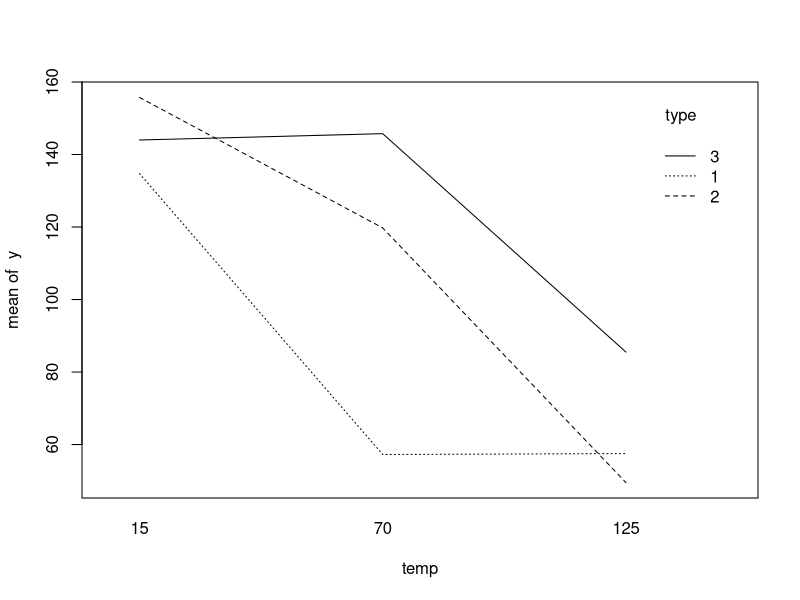
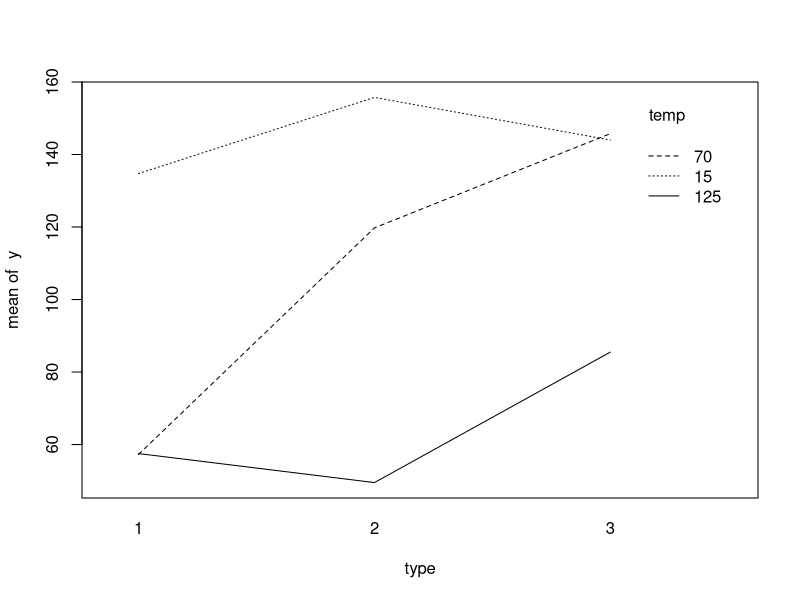
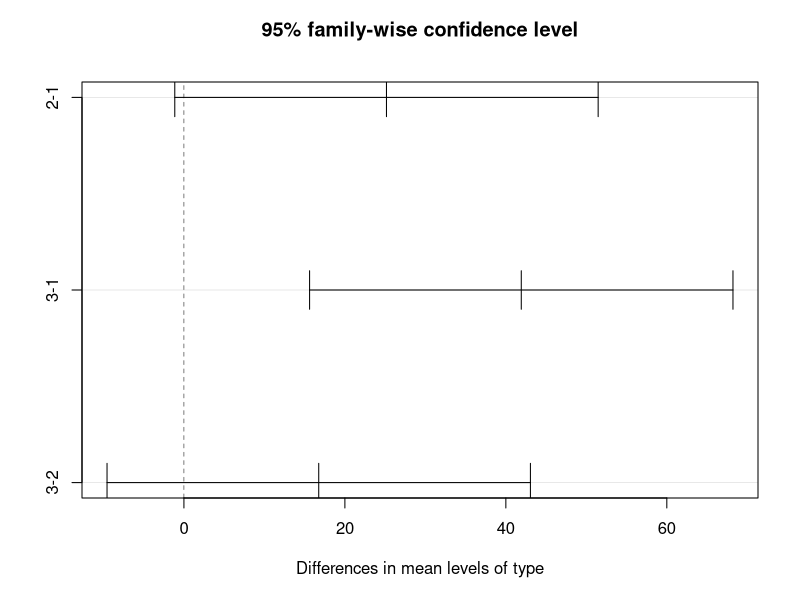
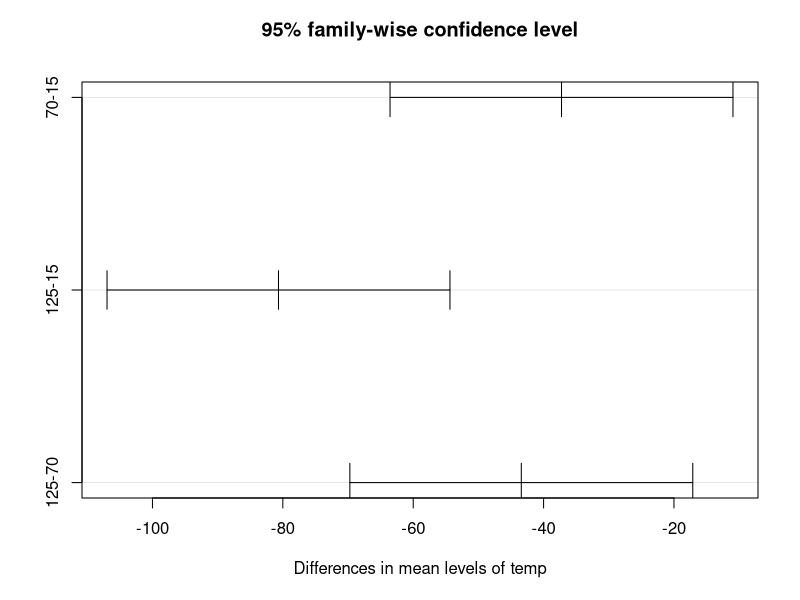
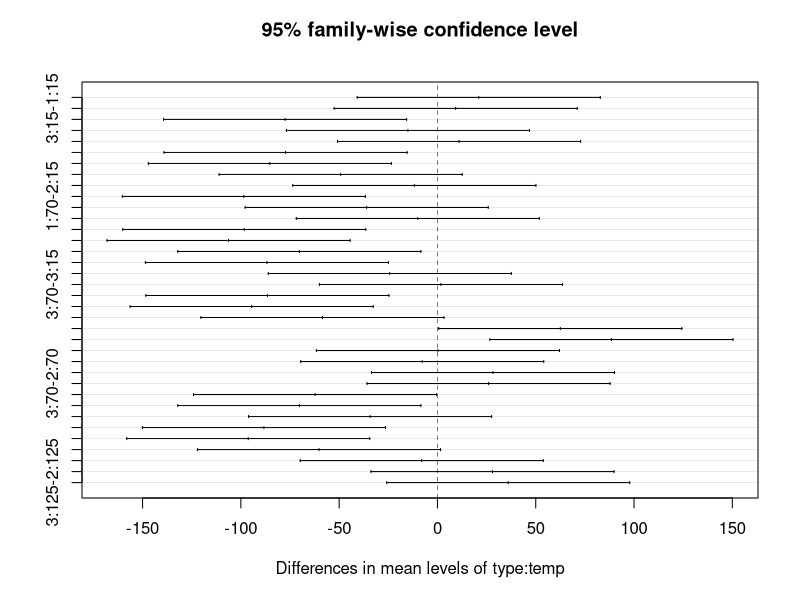
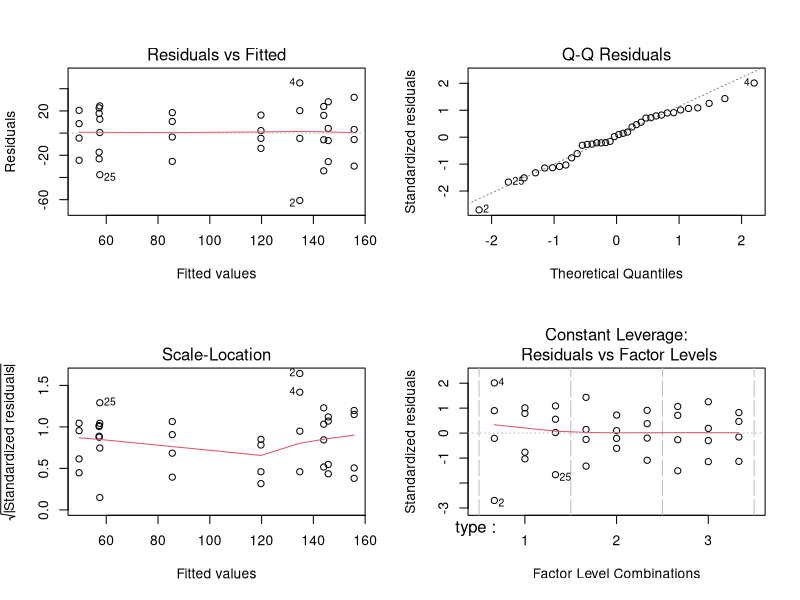

These figures' R source, in order:
## ---- chunk 1
#Factorial Design
y <- c( 130,74,155,180,150,159, 188, 126, 138, 168, 110, 160, 34, 80, 40, 
75, 136, 106, 122, 115,174, 150, 120, 139, 20, 82, 70, 58, 25, 58, 70, 
45, 96, 82, 104, 60)
type <- gl(3, 4,36)
temp<-gl(3,12,36,labels = c("15","70","125"))
data.frame(y=y,type=type,temp=temp)

#One way anova test
life_anova<-aov(y~ type*temp)
summary(life_anova)

#We can conclude that interaction of material type and temperature is significant.And also both main effects are significant.

interaction.plot(temp,type,y)
interaction.plot(type,temp,y)

t<-TukeyHSD(life_anova)
t
plot(t)


par(mfrow=c(2,2))
plot(life_anova)
